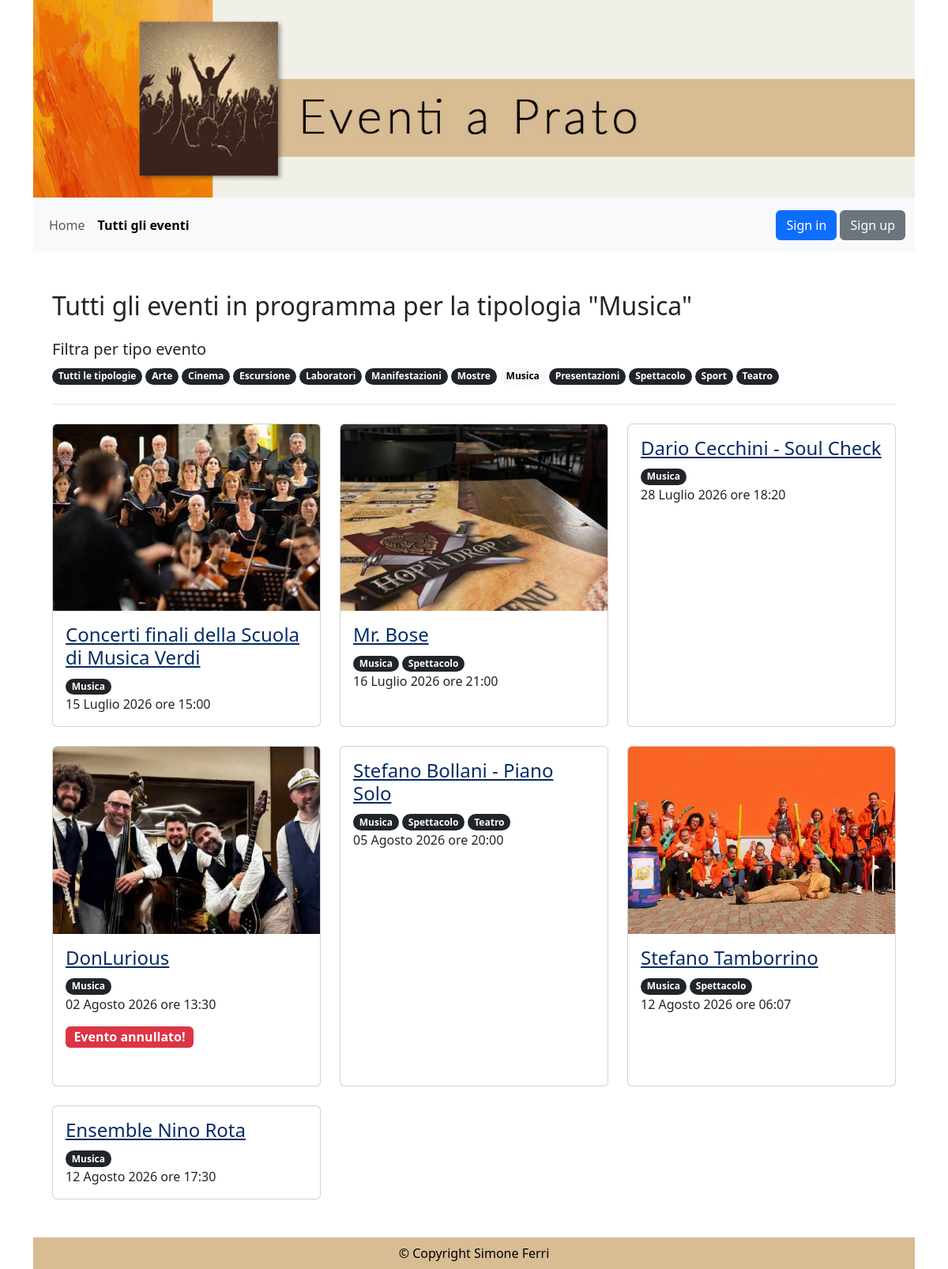
The app's page /eventi/?tipologia=1 with its own data.
### eventi_gestione/models.py (models this page shows, shortened)
class Tipologia(models.Model):
    nome_tipo = models.CharField(max_length=100)
    creatore = models.ForeignKey(CustomUser, on_delete=models.CASCADE, related_name='tipologie_create')
    class Meta:
        ordering = ['nome_tipo']

class Eventi(models.Model):
    nome_evento = models.CharField(max_length=100)
    descrizione_evento = models.TextField()
    tipo_evento = models.ManyToManyField(Tipologia, related_name='eventi')
    luogo_evento = models.CharField(max_length=100)
    data_ora_evento = models.DateTimeField()
    immagine_evento = models.ImageField(upload_to='eventi/', blank=True)
    posti_prenotabili = models.PositiveIntegerField(null=True, blank=True)
    prezzo = models.PositiveIntegerField(null=True, blank=True, default=0)
    pubblicato = models.BooleanField(default=False)
    annullato = models.BooleanField(default=False)
    creatore = models.ForeignKey(CustomUser, on_delete=models.CASCADE, related_name='eventi_creati', limit_choices_to={'groups__name': 'redattori'})

### eventi_pagine/views.py (the view)
# urls.py: path("eventi/", EventListView.as_view(), name="eventi"),
class EventListView(ListView):
    model = Eventi
    template_name = "lista_eventi.html"
    context_object_name = 'eventi_futuri'
    paginate_by = 9
    def get_queryset(self):
        ora_attuale = timezone.now()
        queryset = Eventi.objects.filter(
            data_ora_evento__gte=ora_attuale,
            pubblicato=True
        ).order_by('data_ora_evento')
        tipologia_id = self.request.GET.get('tipologia')
        if tipologia_id:
            queryset = queryset.filter(tipo_evento__id=tipologia_id).distinct()
        return queryset
    def get_context_data(self, **kwargs):
        context = super().get_context_data(**kwargs)
        if self.request.user.is_authenticated:
            context['eventi_prenotati_ids'] = set(
                Prenotazione.objects.filter(utente=self.request.user).values_list('evento_id', flat=True)
            )
        context['tipologie'] = Tipologia.objects.all()
        context['tipologia_selezionata'] = self.request.GET.get('tipologia')
        if context['tipologia_selezionata']:
            try:
                context['tipologia_corrente'] = Tipologia.objects.get(id=context['tipologia_selezionata'])
            except Tipologia.DoesNotExist:
                context['tipologia_corrente'] = None
        return context

### templates/lista_eventi.html (shortened to what this page needs)
{% extends "base.html" %}
{% block content %}
    <h2 class="mt-5 mb-4">
        {% if not tipologia_selezionata %}
            Tutti gli eventi in programma
        {% else %}
            Tutti gli eventi in programma per la tipologia "{{ tipologia_corrente.nome_tipo }}"
        {% endif %}
    </h2>
    <div class="mb-4 pb-4 border-bottom">
        <p class="h5">Filtra per tipo evento</p>
        <span {% if not tipologia_selezionata %}class="badge rounded-pill text-bg-light"  aria-current="page"{% else %}class="badge rounded-pill text-bg-dark"{% endif %}>
            <a href="{% url 'eventi' %}" {% if not tipologia_selezionata %}class="text-bg-light link-underline link-underline-opacity-0"  aria-current="page"{% else %}class="text-bg-dark link-underline link-underline-opacity-0"{% endif %}>
                Tutti le tipologie
            </a>
        </span>
        {% for tipo in tipologie %}
            <span {% if tipologia_selezionata == tipo.id|slugify %}class="badge rounded-pill text-bg-light"  aria-current="page"{% else %}class="badge rounded-pill text-bg-dark"{% endif %}>
                <a href="{% url 'eventi' %}?tipologia={{ tipo.id }}"  {% if tipologia_selezionata == tipo.id|slugify %}class="text-bg-light link-underline link-underline-opacity-0"  aria-current="page"{% else %}class="text-bg-dark link-underline link-underline-opacity-0"{% endif %}>
                    {{ tipo.nome_tipo }}
                </a>
            </span>
        {% endfor %}
    </div>
    <div class="row row-cols-1 row-cols-md-3 g-4">
        {% if eventi_futuri %}
            {% for evento in eventi_futuri %}
                <div class="col">
                    <div class="card h-100">
                            {% if evento.immagine_evento %}
                                <img src="{{ evento.immagine_evento.url }}" class="card-img-top" alt="">
                            {% endif %}
                            <div class="card-body">
                                <h3 class="card-title h4"><a class="text-primary-emphasis" href="{% url 'evento' evento.id %}">{{ evento.nome_evento }}</a></h3>
                                <p class="card-text">
                                    {% for tipologia in evento.tipo_evento.all %}
                                        <span class="badge rounded-pill text-bg-dark">{{ tipologia.nome_tipo }}</span>
                                    {% endfor %}
                                    <br>
                                    {{ evento.data_ora_evento|date:"d F Y \o\r\e H:i" }}<br>
                                    {% if evento.annullato %}
                                        <p class="badge bg-danger fs-6">Evento annullato!</p>
                                    {% endif %}
                                </p>
                            </div>
                    </div>
                </div>
            {% endfor %}
        {% else %}
            <p class="alert alert-info">Non ci sono eventi in programma per questa tipologia.</p>
        {% endif %}
    </div>
{% endblock content %}

### records on screen
Tipologia: nome_tipo "Musica"
Tipologia: nome_tipo "Arte"
Tipologia: nome_tipo "Cinema"
Tipologia: nome_tipo "Escursione"
Tipologia: nome_tipo "Laboratori"
Tipologia: nome_tipo "Manifestazioni"
Tipologia: nome_tipo "Mostre"
Tipologia: nome_tipo "Presentazioni"
Tipologia: nome_tipo "Spettacolo"
Tipologia: nome_tipo "Sport"
Tipologia: nome_tipo "Teatro"
Eventi: immagine_evento (picture), nome_evento "Concerti finali della Scuola di Musica Verdi", data_ora_evento "15 Luglio 2026 ore 15:00"
Eventi: immagine_evento (picture), nome_evento "Mr. Bose", data_ora_evento "16 Luglio 2026 ore 21:00"
Eventi: nome_evento "Dario Cecchini - Soul Check", data_ora_evento "28 Luglio 2026 ore 18:20"
Eventi: immagine_evento (picture), nome_evento "DonLurious", data_ora_evento "02 Agosto 2026 ore 13:30", annullato "Evento annullato!"
Eventi: nome_evento "Stefano Bollani - Piano Solo", data_ora_evento "05 Agosto 2026 ore 20:00"
Eventi: immagine_evento (picture), nome_evento "Stefano Tamborrino", data_ora_evento "12 Agosto 2026 ore 06:07"
Eventi: nome_evento "Ensemble Nino Rota", data_ora_evento "12 Agosto 2026 ore 17:30"
